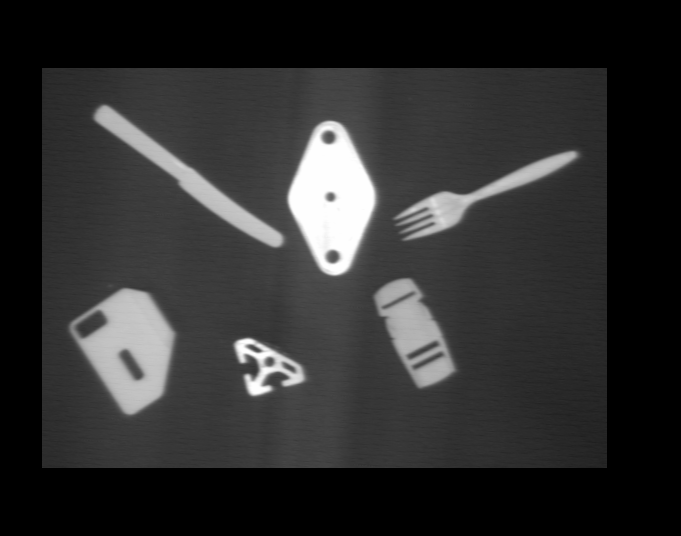
#> input picture Homework1/data/many_objects_2.png, 681 x 536 px; its folder holds 4 pictures in this run
$ python p1_object_attributes.py 100
#> lines starting #> are read from the running program, lines starting #| are printed output that depends on the picture; after the words box and inside, x2 and y2 are one past the last pixel; in counts of white or black regions, pixels touching at a corner belong together; long printed decimals are rounded
#> in main, img is the input picture: shape (536, 681, 3); min 0, max 254, mean 46.3
#!/usr/bin/env python3
import cv2
import numpy as np
import sys

from numpy.typing import _128Bit


def binarize(gray_image, thresh_val):
  # TODO: 255 if intensity >= thresh_val else 0
#> called with thresh_val = 128
  binary_image = np.where(gray_image >= thresh_val, 255, 0)
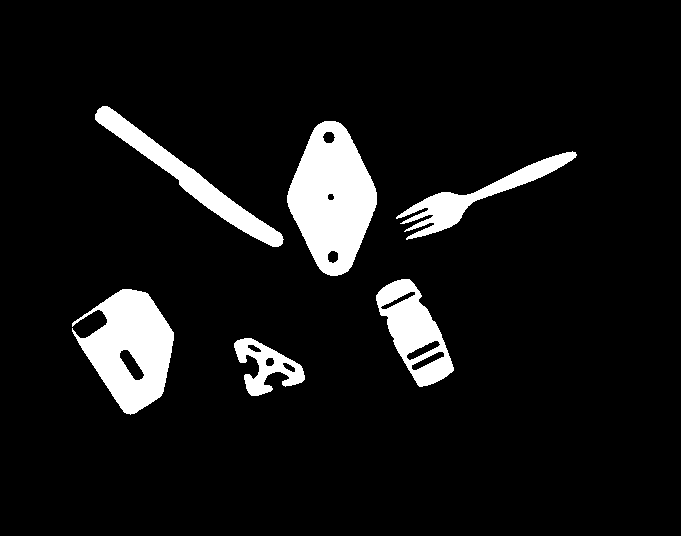
#> binary_image: shape (536, 681) int64; 8.2% white; 6 white regions, box (x1, y1, x2, y2) and area: (287, 121, 377, 276) 9031, (72, 289, 174, 415) 7433, (95, 106, 284, 247) 4224, (376, 279, 454, 387) 4031, (396, 151, 577, 240) 3259, (234, 338, 305, 396) 1826
  return binary_image

def label(binary_image):
  # TODO
  Row, Column = binary_image.shape
#> Row = 536; Column = 681
  labeled_image = np.zeros(binary_image.shape)
  parent = np.zeros(binary_image.size, dtype=int)
  record = {}
  mark = 1
  "pass 1"
  for r in range(binary_image.shape[0]):
    for c in range(binary_image.shape[1]):
      if binary_image[r, c] == 0:
        continue
      neighbors = get_neighbors((r, c), binary_image)
      if len(neighbors) == 0:
        labeled_image[r, c] = mark
        record[r * Column + c] = mark
        mark += 1
      else:
        labels = [labeled_image[p[0], p[1]] for p in neighbors]
        parent_ind = [p[0] * Column + p[1] for p in neighbors]
        min = np.argmin(labels)
        parent[r * Column + c] = parent_ind[min]
        labeled_image[r, c] = labels[min]
        for i in range(len(labels)):
          if labels[i] != labels[min]:
            union(parent_ind[min], parent_ind[i], parent)
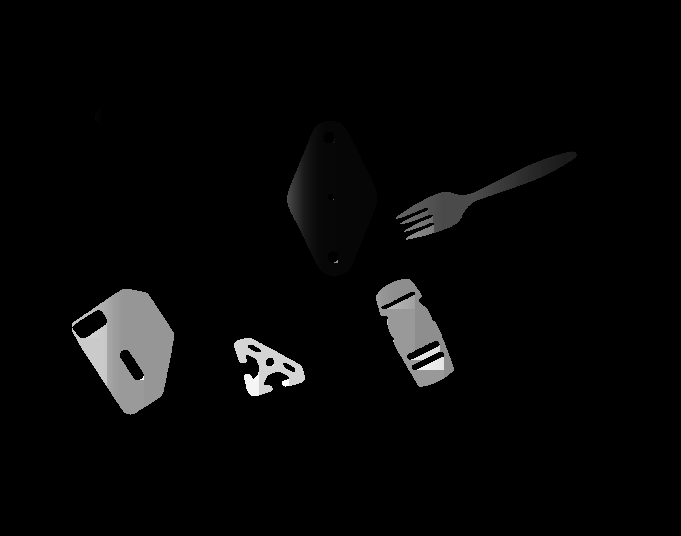
#> labeled_image: shape (536, 681) float64; min 0, max 294, mean 8.1; drawn with min black and max white
#> after the loop, mark = 295; record = 294 items
  "pass 2"
  for r in range(binary_image.shape[0]):
    for c in range(binary_image.shape[1]):
      if binary_image[r, c] > 0:
        labeled_image[r, c] = record[find(parent, r * Column + c)]
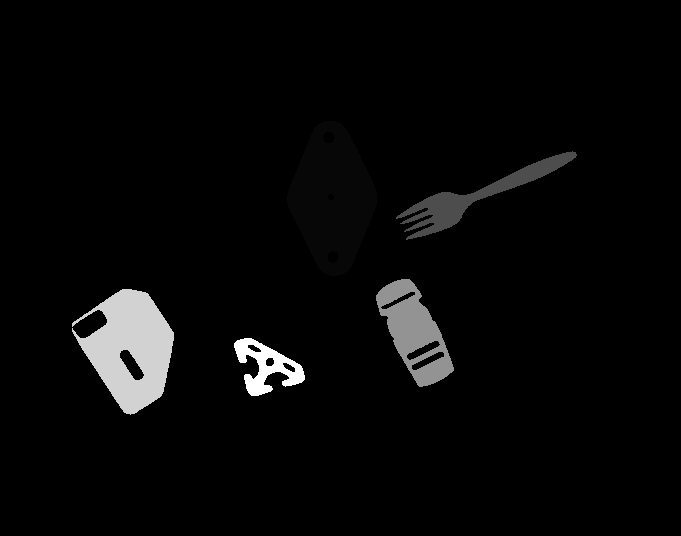
#> labeled_image: shape (536, 681) float64; 5.04% of pixels changed, all inside (x1, y1, x2, y2) = (72, 107, 577, 415); drawn with min black and max white
  intensity = np.unique(labeled_image)
#> intensity = [0, 1, 8, 86, 164, 234, 283]
  for i in range(len(intensity)):
      if np.sum(labeled_image == intensity[i]) < 50:
          labeled_image[labeled_image == intensity[i]] = 0
          continue
      labeled_image[labeled_image == intensity[i]] = i
#> this loop made 7 passes
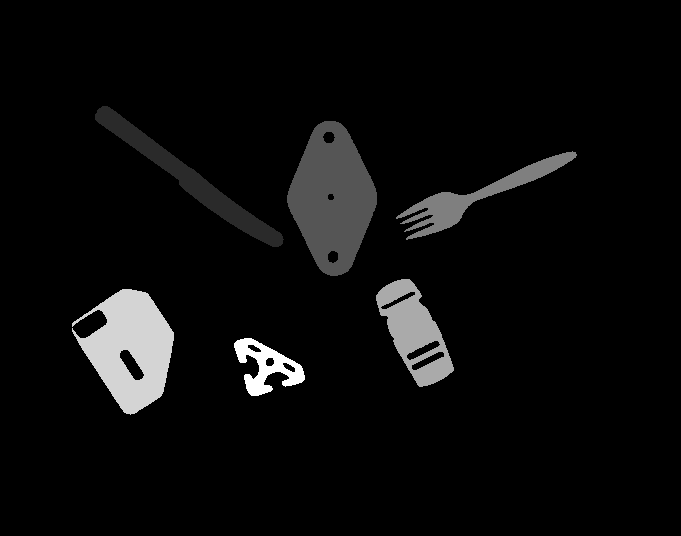
#> labeled_image: shape (536, 681) float64; 7.01% of pixels changed, all inside (x1, y1, x2, y2) = (72, 121, 577, 415); drawn with min black and max white
  labeled_image = labeled_image * 255 / np.max(labeled_image)
  return labeled_image

def get_neighbors(p, img):
    r, c = p
    neighbors = []
    if r > 0 and img[r - 1, c] > 0:
        neighbors.append((r - 1, c))
    if c > 0 and img[r, c - 1] > 0:
        neighbors.append((r, c - 1))
    return neighbors


def find(parent, x):
    j = x
    while parent[j] != 0:
        j = parent[j]
    return j


def union(x, y, parent):
    j = find(parent, x)
    k = find(parent, y)
    if j != k:
        parent[k] = j


def get_attribute(labeled_image):
  # TODO
  orientation = labeled_image.copy()
  Row, Column = labeled_image.shape
#> Row = 536; Column = 681
  attribute_list = []
  intensities = list(np.unique(labeled_image))
#> intensities = [0, 42.5, 85, 127.5, 170, 212.5, 255]
  intensities.pop(0)
  for i in range(len(intensities)):
      img_with_one_obj = np.zeros(labeled_image.shape)
      img_with_one_obj[labeled_image == intensities[i]] = 1
      attribute = {'position': {}}
      obj_points = np.argwhere(img_with_one_obj == 1)
      x = obj_points[:, 1]
      y = Row-1-obj_points[:, 0]
      x_ave = np.mean(x)
      y_ave = np.mean(y)
      attribute['position']['x'] = x_ave
      attribute['position']['y'] = y_ave
      x_1 = x - x_ave
      y_1 = y - y_ave
      a = np.sum(x_1 ** 2)
      b = 2 * np.sum(x_1 * y_1)
      c = np.sum(y_1 ** 2)
      theta_1 = np.arctan(b/(a-c)) / 2
      theta_2 = theta_1 + np.pi/2

      e_1 = a * (np.sin(theta_1) ** 2) - b * np.sin(theta_1) * np.cos(theta_1) + c * (np.cos(theta_1) ** 2)
      e_2 = a * (np.sin(theta_2) ** 2) - b * np.sin(theta_2) * np.cos(theta_2) + c * (np.cos(theta_2) ** 2)
      if e_1 < e_2:
          attribute['orientation'] = theta_1
          attribute['roundedness'] = e_1 / e_2
      else:
          attribute['orientation'] = theta_2
          attribute['roundedness'] = e_2 / e_1

      attribute_list.append(attribute)

      theta = attribute['orientation']
      x = np.array(range(0, 50))
      for k in range(len(x)):
          if round(y_ave + x[k] * np.tan(theta)) < 0 or round(y_ave + x[k] * np.tan(theta)) > Row-1:
              continue
          orientation[Row-1-round(y_ave + x[k] * np.tan(theta)), round(x_ave + x[k])] = 255
#> this loop made 6 passes
#> (x_ave, y_ave, a, b, c, theta_1, theta_2, e_1) on passes 1 to 6: (188.4, 356.9, 11124482.9, -16476322, 6306049, -0.643, 0.928, 132048.5), (332, 337.2, 3743925.8, -670057.8, 12127714, 0.0399, 1.61, 12141081), (475.3, 339, 7736595.3, 6439156.8, 1563553.5, 0.403, 1.97, 189996.3), (413.7, 204, 1239850.1, -2426767, 3142882.5, 0.453, 2.02, 3733339.9), (130.2, 187.2, 3608880.9, -835555.8, 6953217.6, 0.122, 1.69, 7004616.9), (266, 168.6, 594444, -291126.5, 401679.5, -0.493, 1.08, 323481.7)
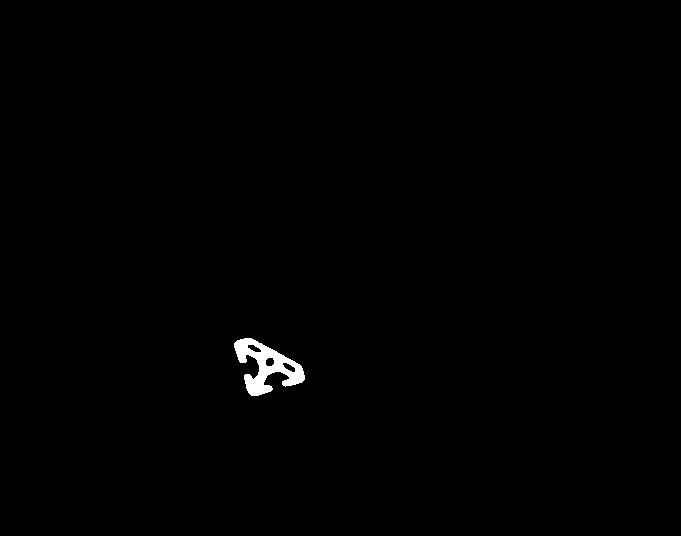
#> img_with_one_obj: shape (536, 681) float64; values 0 (black) and 1 (white), 0.5% white; 1 white region, box (x1, y1, x2, y2) and area: (234, 338, 305, 396) 1826
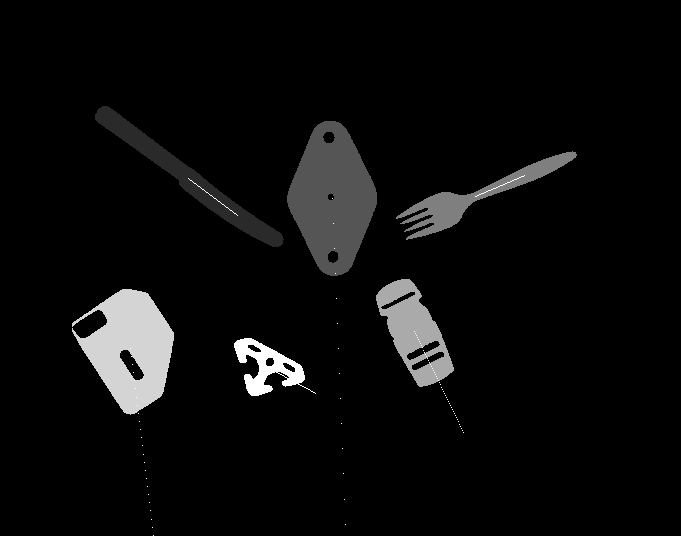
#> orientation: shape (536, 681) float64; min 0, max 255, mean 11.3
#> after the loop, attribute_list = 6 items
  return attribute_list

def main(argv):
  img_name = argv[0]
  thresh_val = int(argv[1])

  img = cv2.imread('data/' + img_name + '.png', cv2.IMREAD_COLOR)
  gray_image = cv2.cvtColor(img, cv2.COLOR_BGR2GRAY)

  binary_image = binarize(gray_image, thresh_val=thresh_val)
  labeled_image = label(binary_image)
  attribute_list = get_attribute(labeled_image)
#> attribute_list = 6 items

  cv2.imwrite('output/' + img_name + "_gray.png", gray_image)
  cv2.imwrite('output/' + img_name + "_binary.png", binary_image)
  cv2.imwrite('output/' + img_name + "_labeled.png", labeled_image)
  # print(attribute_list)
  for i in attribute_list:
        print(i)
#> this loop made 6 passes
#| {'position': {'x': 188.352, 'y': 356.900}, 'orientation': -0.6431, 'roundedness': 0.007634}
#| {'position': {'x': 331.962, 'y': 337.218}, 'orientation': 1.611, 'roundedness': 0.3073}
#| {'position': {'x': 475.340, 'y': 338.967}, 'orientation': 0.4032, 'roundedness': 0.02086}
#| {'position': {'x': 413.656, 'y': 203.951}, 'orientation': 2.024, 'roundedness': 0.1739}
#| {'position': {'x': 130.162, 'y': 187.152}, 'orientation': 1.693, 'roundedness': 0.5079}
#| {'position': {'x': 265.967, 'y': 168.646}, 'orientation': -0.493, 'roundedness': 0.4809}


if __name__ == '__main__':
  # main(sys.argv[1:])
  # main(['many_objects_1', 128])
  main(['many_objects_2', 128])
